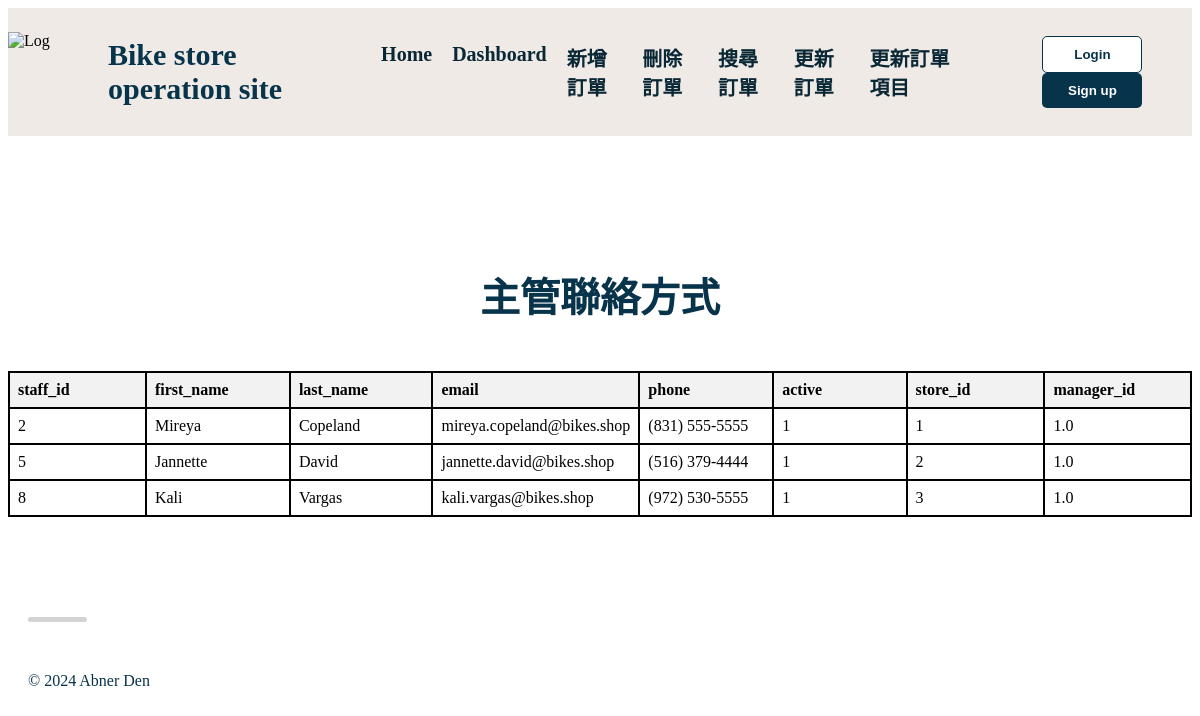
Screenshot of /search_manager with the database file from the repository.
### tables this page shows
CREATE TABLE "staffs" (
"staff_id" INTEGER,
  "first_name" TEXT,
  "last_name" TEXT,
  "email" TEXT,
  "phone" TEXT,
  "active" INTEGER,
  "store_id" INTEGER,
  "manager_id" REAL
);

### backend/update.py (the view)
@app.route("/search_manager")
def manager():
    con = sqlite3.connect(database)
    con.row_factory = sqlite3.Row
    cur = con.cursor()
    cur.execute("SELECT * FROM staffs WHERE manager_id = 1")
    staff= cur.fetchall()
    return render_template("search_manager.html", staff_search=staff)

### backend/update.py (called while the page is built)
def get_db_connection():
    conn = sqlite3.connect(database)
    return conn

@app.before_request
def before_request():
    g.db = get_db_connection()

@app.teardown_request
def teardown_request(exception):
    db = getattr(g, 'db', None)
    if db is not None:
        db.close()

### frontend/templates/search_manager.html (shortened to what this page needs)
<!DOCTYPE html>
<html lang="en">
<head>
    <link rel="stylesheet" type="text/css" href="../static/css/style.css">
</head>
<body>
    <div class="topbar">
        <img src="" width="80px" height="80px" alt="Log">
        <p>Bike store operation site</p>
        <div class="menu">
            <a href="/">Home</a>
            <a href="/dashboard">Dashboard</a>
            <a href="/new">新增訂單</a>
            <a href="/delete">刪除訂單</a>
            <a href="/search">搜尋訂單</a>
            <a href="/update">更新訂單</a>
            <a href="/update_order_item">更新訂單項目</a>
        </div>
        <div class="logreg-container">
            <div>
                <button class="log" onclick="window.location.href='login.html'">Login</button>
                <button class="reg" onclick="window.location.href='signup.html'">Sign up</button>
            </div>
        </div>
    </div>
    <div class="flex-main">
        <div class="main-text">
            <h1>主管聯絡方式</h1>
        </div>
        <div class="flex-container">
            <table>
                <thead>
                    <tr>
                        <th>staff_id</th>
                        <th>first_name</th>
                        <th>last_name</th>
                        <th>email</th>
                        <th>phone</th>
                        <th>active</th>
                        <th>store_id</th>
                        <th>manager_id</th>
                    </tr>
                </thead>
                <tbody>
                    {% for staff in staff_search %}
                    <tr>
                        <td>{{staff["staff_id"]}}</td>
                        <td>{{staff["first_name"]}}</td>
                        <td>{{staff["last_name"]}}</td>
                        <td>{{staff["email"]}}</td>
                        <td>{{staff["phone"]}}</td>
                        <td>{{staff["active"]}}</td>
                        <td>{{staff["store_id"]}}</td>
                        <td>{{staff["manager_id"]}}</td>
                    </tr>
                    {% endfor %}
                </tbody>
            </table>
        </div>
    </div>
    <div class="short-thick-line"></div>
    <div class="bottom-text">
        <p>© 2024 Abner Den</p>
    </div>
</body>
</html>

### frontend/static/css/style.css (style rules this page uses)
.topbar { position: flex; top: 0; left: 0; width: 100%; background-color: #efeae6; display: flex; align-items: center; z-index: 1000; }
.topbar p { font-size: 30px; color: #07334b; text-align: left; font-weight: bold; margin-left: 20px; }
.menu { display: flex; background-color: #efeae6; margin-left: auto; margin-right: 40px; }
.menu a { margin-left: 20px; text-decoration: none; font-weight: bold; color: #092734; font-size: 20px; }
.flex-main { margin: 0 auto; padding-top: 80px; }
.main-text { text-align: center; font-size: 20px; font-weight: bold; margin-top: 50px; color: #07334b; }
.logreg-container { justify-content: center; align-items: center; display: flex; text-align: center; }
button { cursor: pointer; border: 0; border-radius: 5px; font-weight: 600; margin: 0 10px; width: 100px; padding: 10px 0; transition: 0.4s; }
.reg { color: white; background-color: #07334b; }
.log { color: #07334b; background-color: white; border: 1px solid #07334b; }
.short-thick-line { width: 5%; background-color: lightgray; height: 5px; margin-top: 100px; margin-bottom: 50px; margin-left: 20px; border: none; border-radius: 5px; }
.bottom-text p { font-size: 16px; color: #07334b; text-align: left; margin-top: 20px; margin-bottom: 20px; margin-left: 20px; }
table { border-collapse: collapse; width: 50%; }
th, td { border: 1px solid #07334b; padding: 8px; text-align: center; }
th { background-color: #f2f2f2; width: 150px; }

### frontend/templates/search_manager.html (style rules this page uses)
.flex-container { display: flex; justify-content: space-around; align-items: center; margin: 20px 0; }
table { width: 100%; border-collapse: collapse; margin-top: 20px; }
table, th, td { border: 2px solid black; }
th, td { padding: 8px; text-align: left; }

### rows the page displays
staffs: staff_id "2", first_name "Mireya", last_name "Copeland", email "mireya.copeland@bikes.shop", phone "(831) 555-5555", active "1", store_id "1", manager_id "1.0"
staffs: staff_id "5", first_name "Jannette", last_name "David", email "jannette.david@bikes.shop", phone "(516) 379-4444", active "1", store_id "2", manager_id "1.0"
staffs: staff_id "8", first_name "Kali", last_name "Vargas", email "kali.vargas@bikes.shop", phone "(972) 530-5555", active "1", store_id "3", manager_id "1.0"
